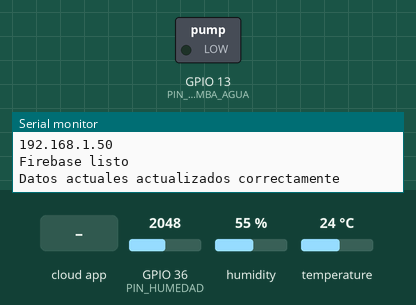
The sketch below on a simulated ESP32. Shown: switched loads named in the sketch (green lamp = pin HIGH), the last lines printed to the serial monitor. Inputs (shaded band) come from the test bench; at power-on: GPIO 36 (PIN_HUMEDAD) = 2048, humidity 55 %, temperature 24 °C. WiFi joins after 1.5 s; servers stay silent unless stated; the Firebase database answers and starts empty.

Above: at 3.2 s.
3.3 s: the phone or cloud app sets action to START
At 5.2 s:
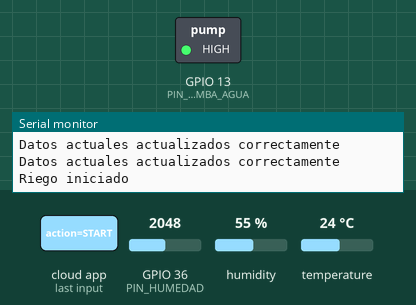
6.1 s: the phone or cloud app sets action to STOP
At 7.8 s:
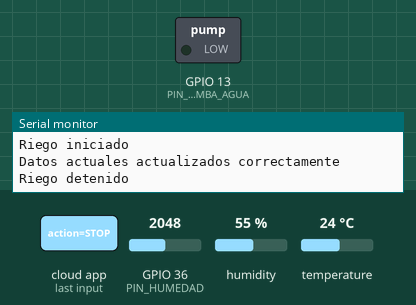
Timing chart, 0 to 9.3 s (numbered marks = the images above; inputs shaded):
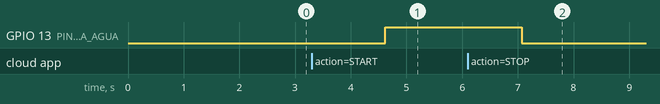

Measured:
- after the input at 3.3 s, GPIO 13 (PIN_BOMBA_AGUA): LOW → HIGH after 1.3 s
- after the input at 6.1 s, GPIO 13 (PIN_BOMBA_AGUA): HIGH → LOW after 0.97 s

The sketch:

irrigation.ino
```cpp
#include <WiFi.h>

#include <Firebase_ESP_Client.h>
#include <addons/TokenHelper.h>
#include <addons/RTDBHelper.h>

#include <ArduinoJson.h>
#include <DHT.h>

// Configuración de las credenciales de WiFi
const char *ssid = "YOUR_WIFI_SSID";
const char *password = "YOUR_WIFI_PASSWORD";

// Configuración de las credenciales de Firebase
#define API_KEY ""
#define DATABASE_URL ""

// Objetos necesarios para interactuar con Firebase
FirebaseData fbdo;
FirebaseAuth auth;
FirebaseConfig config;

// Definición de los pines y los sensores
#define PIN_BOMBA_AGUA 13       // Pin para la bomba de agua
#define PIN_HUMEDAD    36       // Pin para el sensor de humedad del suelo
#define PIN_DHT         4       // Pin para el sensor DHT
#define TIPO_DHT        DHT22   // Tipo de sensor DHT

// Umbrales para determinar la humedad del suelo (en porcentaje)
#define HUMEDAD_SECA   30          // Porcentaje considerado seco
#define HUMEDAD_HUMEDA 70          // Porcentaje considerado húmedo

// Intervalos de tiempo para las lecturas y almacenamiento de datos
#define INTERVALO_LECTURA   2000     // Intervalo entre lecturas (2 segundos)
#define INTERVALO_HISTORIAL 300000   // Intervalo para datos históricos (5 minutos)

// Inicialización del sensor DHT
DHT dht(PIN_DHT, TIPO_DHT);

// Variable para controlar el tiempo del último registro histórico
unsigned long ultimaActualizacionHistorial = 0;

void setup()
{
    Serial.begin(115200);

    // Inicializa el sensor DHT
    dht.begin();

    // Configura el pin de la bomba de agua como salida y lo apaga inicialmente
    pinMode(PIN_BOMBA_AGUA, OUTPUT);
    digitalWrite(PIN_BOMBA_AGUA, LOW);  // La bomba está apagada inicialmente

    // Conexión a la red WiFi
    WiFi.begin(ssid, password);
    while (WiFi.status() != WL_CONNECTED) {
        delay(1000);
        Serial.println("Conectando a WiFi...");
    }
    Serial.println("WiFi conectado");
    Serial.println("Dirección IP: ");
    Serial.println(WiFi.localIP());

    // Configuración de Firebase
    config.api_key = API_KEY;
    config.database_url = DATABASE_URL;

    Firebase.begin(&config, &auth);
    Firebase.reconnectWiFi(true);

    if (Firebase.ready()) {
        Serial.println("Firebase listo");
    } else {
        Serial.println("Error de conexión con Firebase");
    }
}

void loop()
{
    // Verifica si Firebase está listo para recibir datos
    if (Firebase.ready()) {
        unsigned long tiempoActual = millis();

        // Lee los datos de los sensores
        float temperatura = leerTemperatura();    // Leer la temperatura
        float humedad = leerHumedad();          // Leer la humedad relativa
        float humedadSuelo = leerHumedadSuelo();  // Leer la humedad del suelo

        // Verificar si se necesita riego automático
        // verificarRiegoAutomatico(humedadSuelo);

        // Actualiza los datos actuales en Firebase
        actualizarLecturasActuales(temperatura, humedad, humedadSuelo);

        // Guarda los datos históricos cada 5 minutos
        if (tiempoActual - ultimaActualizacionHistorial >= INTERVALO_HISTORIAL) {
            actualizarDatosHistoricos(temperatura, humedad, humedadSuelo);
            ultimaActualizacionHistorial = tiempoActual;
        }

        // Verifica si hay comandos para iniciar o detener el riego desde Firebase
        verificarComandosRiego();
    }

    delay(INTERVALO_LECTURA); // Espera 2 segundos antes de realizar otra iteración
}

// Función para actualizar los datos actuales en Firebase
void actualizarLecturasActuales(float temperatura, float humedad, float humedadSuelo)
{
    String path = "/UsersData/" + String(auth.token.uid.c_str()) + "/current";

    FirebaseJson json;
    json.set("temperature", temperatura);  // Registrar temperatura
    json.set("humidity", humedad);        // Registrar humedad relativa
    json.set("soilMoisture", humedadSuelo); // Registrar humedad del suelo
    json.set("timestamp", String(millis())); // Timestamp de la lectura

    // Actualiza los datos actuales en Firebase en la ruta especificada
    if (Firebase.RTDB.setJSON(&fbdo, path.c_str(), &json)) {
        Serial.println("Datos actuales actualizados correctamente");
    } else {
        Serial.println("Error al actualizar los datos actuales");
        Serial.println("Error: " + fbdo.errorReason());
    }
}

// Función para almacenar datos históricos en Firebase
void actualizarDatosHistoricos(float temperatura, float humedad, float humedadSuelo)
{
    String path = "/UsersData/" + String(auth.token.uid.c_str()) + "/history/" + String(millis());

    FirebaseJson json;
    json.set("temperature", temperatura);
    json.set("humidity", humedad);
    json.set("soilMoisture", humedadSuelo);
    json.set("timestamp", String(millis()));

    // Guarda los datos históricos en Firebase en la ruta especificada
    if (Firebase.RTDB.setJSON(&fbdo, path.c_str(), &json)) {
        Serial.println("Datos históricos actualizados correctamente");
    } else {
        Serial.println("Error al actualizar los datos históricos");
        Serial.println("Error: " + fbdo.errorReason());
    }
}

// Función para verificar los comandos de riego desde Firebase (START/STOP)
void verificarComandosRiego()
{
    String path = "/UsersData/" + String(auth.token.uid.c_str()) + "/commands/water/action";

    if (Firebase.RTDB.getString(&fbdo, path.c_str())) {
        String action = fbdo.stringData();
        if (action == "START") iniciarRiego();      // Activar la bomba
        else if (action == "STOP") detenerRiego();  // Desactivar la bomba
    }
}

// Función para leer la temperatura usando el sensor DHT
float leerTemperatura()
{
    float t = dht.readTemperature();
    if (isnan(t)) {
        Serial.println("Error al leer la temperatura");
        return 0; // Valor por defecto en caso de error
    }
    return t;
}

// Función para leer la humedad relativa usando el sensor DHT
float leerHumedad()
{
    float h = dht.readHumidity();
    if (isnan(h)) {
        Serial.println("Error al leer la humedad");
        return 0; // Valor por defecto en caso de error
    }
    return h;
}

// Función para leer la humedad del suelo usando el sensor de humedad
float leerHumedadSuelo()
{
    int valorBruto = analogRead(PIN_HUMEDAD);              // Leer el valor crudo del sensor
    float humedadSuelo = map(valorBruto, 4095, 0, 0, 100); // Convertir a porcentaje
    humedadSuelo = constrain(humedadSuelo, 0, 100);        // Limitar a 0-100%
    return humedadSuelo;
}

// Función para iniciar el riego
void iniciarRiego()
{
    digitalWrite(PIN_BOMBA_AGUA, HIGH); // Encender bomba de agua
    Serial.println("Riego iniciado");

    String path = "/UsersData/" + String(auth.token.uid.c_str()) + "/watering";
    FirebaseJson json;
    json.set("status", "active");
    json.set("startTime", String(millis()));
    Firebase.RTDB.setJSON(&fbdo, path.c_str(), &json);
}

// Función para detener el riego
void detenerRiego()
{
    digitalWrite(PIN_BOMBA_AGUA, LOW);  // Apagar bomba de agua
    Serial.println("Riego detenido");

    String path = "/UsersData/" + String(auth.token.uid.c_str()) + "/watering";
    FirebaseJson json;
    json.set("status", "inactive");
    json.set("stopTime", String(millis()));
    Firebase.RTDB.setJSON(&fbdo, path.c_str(), &json);
}

// Nueva función para control automático de riego
void verificarRiegoAutomatico(float humedadSuelo) {
    String autoPath = "/UsersData/" + String(auth.token.uid.c_str()) + "/settings/autoWatering";

    // Verificar si el riego automático está activado
    if (Firebase.RTDB.getBool(&fbdo, autoPath.c_str()) && fbdo.boolData()) {
        if (humedadSuelo <= HUMEDAD_SECA) {
            // Si el suelo está muy seco, iniciar riego
            iniciarRiego();

            // Programar detención después de 10 segundos
            delay(10000);
            detenerRiego();

            // Esperar 1 hora antes de verificar nuevamente
            delay(3600000);
        } else if (humedadSuelo >= HUMEDAD_HUMEDA) {
            // Si el suelo está suficientemente húmedo, asegurar que la bomba esté apagada
            detenerRiego();
        }
    }
}
```

actuators.c
```cpp
#include <Arduino.h>

#include "actuators.h"

void setupActuators()
{
    pinMode(WATER_PUMP_PIN, OUTPUT);
    digitalWrite(WATER_PUMP_PIN, LOW); // Asegurar que la bomba esté apagada inicialmente
}

void startWatering()
{
    digitalWrite(WATER_PUMP_PIN, HIGH);
    Serial.println("Comienzo del riego");
}

void stopWatering()
{
    digitalWrite(WATER_PUMP_PIN, LOW);
    Serial.println("El riego se detuvo");
}
```

sensors.c
```cpp
#include "sensors.h"

DHT dht(DHT_PIN, DHTTYPE);

void setupSensors() {
    dht.begin();
}

float readTemperature()
{
    float t = dht.readTemperature();
    if (isnan(t)) {
        Serial.println("¡Error al leer la temperatura!");
        return 0;
    }
    return t;
}

float readHumidity()
{
    float h = dht.readHumidity();
    if (isnan(h)) {
        Serial.println("¡Error al leer la humedad!");
        return 0;
    }
    return h;
}

float readSoilMoisture()
{
    int rawValue = analogRead(MOISTURE_PIN);
    float moisture = map(rawValue, 4095, 0, 0, 100);
    return constrain(moisture, 0, 100);
}
```
